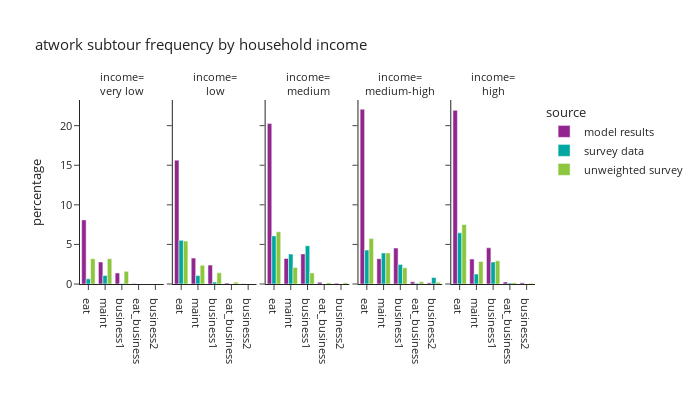

The notebook cell saved with this chart:
### Code cell
plot_atwork_subtour(work_tour,'hhincome_group',"household income","income")

### Figure 1 — Plotly figure (JSON) as saved in the notebook; plotly's stock layout.template omitted (floating-point values rounded to 4 significant figures)
{"data": [{"alignmentgroup": "True", "hovertemplate": "source=model results<br>hhincome_group=very low<br>atwork_subtour_frequency=%{x}<br>percentage=%{y}<extra></extra>", "legendgroup": "model results", "marker": {"color": "#91268F", "pattern": {"shape": ""}}, "name": "model results", "offsetgroup": "model results", "orientation": "v", "showlegend": true, "textposition": "auto", "type": "bar", "x": ["business1", "business2", "eat", "eat_business", "maint"], "xaxis": "x", "y": [1.388, 0.01088, 8.097, 0.05656, 2.778], "yaxis": "y"}, {"alignmentgroup": "True", "hovertemplate": "source=model results<br>hhincome_group=low<br>atwork_subtour_frequency=%{x}<br>percentage=%{y}<extra></extra>", "legendgroup": "model results", "marker": {"color": "#91268F", "pattern": {"shape": ""}}, "name": "model results", "offsetgroup": "model results", "orientation": "v", "showlegend": false, "textposition": "auto", "type": "bar", "x": ["business1", "business2", "eat", "eat_business", "maint"], "xaxis": "x2", "y": [2.385, 0.0472, 15.64, 0.1209, 3.27], "yaxis": "y2"}, {"alignmentgroup": "True", "hovertemplate": "source=model results<br>hhincome_group=medium<br>atwork_subtour_frequency=%{x}<br>percentage=%{y}<extra></extra>", "legendgroup": "model results", "marker": {"color": "#91268F", "pattern": {"shape": ""}}, "name": "model results", "offsetgroup": "model results", "orientation": "v", "showlegend": false, "textposition": "auto", "type": "bar", "x": ["business1", "business2", "eat", "eat_business", "maint"], "xaxis": "x3", "y": [3.802, 0.1079, 20.27, 0.226, 3.236], "yaxis": "y3"}, {"alignmentgroup": "True", "hovertemplate": "source=model results<br>hhincome_group=medium-high<br>atwork_subtour_frequency=%{x}<br>percentage=%{y}<extra></extra>", "legendgroup": "model results", "marker": {"color": "#91268F", "pattern": {"shape": ""}}, "name": "model results", "offsetgroup": "model results", "orientation": "v", "showlegend": false, "textposition": "auto", "type": "bar", "x": ["business1", "business2", "eat", "eat_business", "maint"], "xaxis": "x4", "y": [4.54, 0.1506, 22.08, 0.2686, 3.2], "yaxis": "y4"}, {"alignmentgroup": "True", "hovertemplate": "source=model results<br>hhincome_group=high<br>atwork_subtour_frequency=%{x}<br>percentage=%{y}<extra></extra>", "legendgroup": "model results", "marker": {"color": "#91268F", "pattern": {"shape": ""}}, "name": "model results", "offsetgroup": "model results", "orientation": "v", "showlegend": false, "textposition": "auto", "type": "bar", "x": ["business1", "business2", "eat", "eat_business", "maint"], "xaxis": "x5", "y": [4.574, 0.1462, 21.94, 0.2548, 3.147], "yaxis": "y5"}, {"alignmentgroup": "True", "hovertemplate": "source=survey data<br>hhincome_group=very low<br>atwork_subtour_frequency=%{x}<br>percentage=%{y}<extra></extra>", "legendgroup": "survey data", "marker": {"color": "#00A7A0", "pattern": {"shape": ""}}, "name": "survey data", "offsetgroup": "survey data", "orientation": "v", "showlegend": true, "textposition": "auto", "type": "bar", "x": ["business1", "business2", "eat", "eat_business", "maint"], "xaxis": "x", "y": [0.07621, 0.0, 0.6474, 0.0, 1.086], "yaxis": "y"}, {"alignmentgroup": "True", "hovertemplate": "source=survey data<br>hhincome_group=low<br>atwork_subtour_frequency=%{x}<br>percentage=%{y}<extra></extra>", "legendgroup": "survey data", "marker": {"color": "#00A7A0", "pattern": {"shape": ""}}, "name": "survey data", "offsetgroup": "survey data", "orientation": "v", "showlegend": false, "textposition": "auto", "type": "bar", "x": ["business1", "business2", "eat", "eat_business", "maint"], "xaxis": "x2", "y": [0.2436, 0.0, 5.52, 0.002304, 1.065], "yaxis": "y2"}, {"alignmentgroup": "True", "hovertemplate": "source=survey data<br>hhincome_group=medium<br>atwork_subtour_frequency=%{x}<br>percentage=%{y}<extra></extra>", "legendgroup": "survey data", "marker": {"color": "#00A7A0", "pattern": {"shape": ""}}, "name": "survey data", "offsetgroup": "survey data", "orientation": "v", "showlegend": false, "textposition": "auto", "type": "bar", "x": ["business1", "business2", "eat", "eat_business", "maint"], "xaxis": "x3", "y": [4.825, 0.006522, 6.074, 0.008952, 3.78], "yaxis": "y3"}, {"alignmentgroup": "True", "hovertemplate": "source=survey data<br>hhincome_group=medium-high<br>atwork_subtour_frequency=%{x}<br>percentage=%{y}<extra></extra>", "legendgroup": "survey data", "marker": {"color": "#00A7A0", "pattern": {"shape": ""}}, "name": "survey data", "offsetgroup": "survey data", "orientation": "v", "showlegend": false, "textposition": "auto", "type": "bar", "x": ["business1", "business2", "eat", "eat_business", "maint"], "xaxis": "x4", "y": [2.464, 0.8117, 4.287, 0.08014, 3.92], "yaxis": "y4"}, {"alignmentgroup": "True", "hovertemplate": "source=survey data<br>hhincome_group=high<br>atwork_subtour_frequency=%{x}<br>percentage=%{y}<extra></extra>", "legendgroup": "survey data", "marker": {"color": "#00A7A0", "pattern": {"shape": ""}}, "name": "survey data", "offsetgroup": "survey data", "orientation": "v", "showlegend": false, "textposition": "auto", "type": "bar", "x": ["business1", "business2", "eat", "eat_business", "maint"], "xaxis": "x5", "y": [2.786, 0.008737, 6.458, 0.1141, 1.25], "yaxis": "y5"}, {"alignmentgroup": "True", "hovertemplate": "source=unweighted survey<br>hhincome_group=very low<br>atwork_subtour_frequency=%{x}<br>percentage=%{y}<extra></extra>", "legendgroup": "unweighted survey", "marker": {"color": "#8CC63E", "pattern": {"shape": ""}}, "name": "unweighted survey", "offsetgroup": "unweighted survey", "orientation": "v", "showlegend": true, "textposition": "auto", "type": "bar", "x": ["business1", "business2", "eat", "eat_business", "maint"], "xaxis": "x", "y": [1.6, 0.0, 3.2, 0.0, 3.2], "yaxis": "y"}, {"alignmentgroup": "True", "hovertemplate": "source=unweighted survey<br>hhincome_group=low<br>atwork_subtour_frequency=%{x}<br>percentage=%{y}<extra></extra>", "legendgroup": "unweighted survey", "marker": {"color": "#8CC63E", "pattern": {"shape": ""}}, "name": "unweighted survey", "offsetgroup": "unweighted survey", "orientation": "v", "showlegend": false, "textposition": "auto", "type": "bar", "x": ["business1", "business2", "eat", "eat_business", "maint"], "xaxis": "x2", "y": [1.415, 0.0, 5.425, 0.2358, 2.358], "yaxis": "y2"}, {"alignmentgroup": "True", "hovertemplate": "source=unweighted survey<br>hhincome_group=medium<br>atwork_subtour_frequency=%{x}<br>percentage=%{y}<extra></extra>", "legendgroup": "unweighted survey", "marker": {"color": "#8CC63E", "pattern": {"shape": ""}}, "name": "unweighted survey", "offsetgroup": "unweighted survey", "orientation": "v", "showlegend": false, "textposition": "auto", "type": "bar", "x": ["business1", "business2", "eat", "eat_business", "maint"], "xaxis": "x3", "y": [1.389, 0.1736, 6.597, 0.1736, 2.083], "yaxis": "y3"}, {"alignmentgroup": "True", "hovertemplate": "source=unweighted survey<br>hhincome_group=medium-high<br>atwork_subtour_frequency=%{x}<br>percentage=%{y}<extra></extra>", "legendgroup": "unweighted survey", "marker": {"color": "#8CC63E", "pattern": {"shape": ""}}, "name": "unweighted survey", "offsetgroup": "unweighted survey", "orientation": "v", "showlegend": false, "textposition": "auto", "type": "bar", "x": ["business1", "business2", "eat", "eat_business", "maint"], "xaxis": "x4", "y": [2.05, 0.2343, 5.741, 0.2929, 3.925], "yaxis": "y4"}, {"alignmentgroup": "True", "hovertemplate": "source=unweighted survey<br>hhincome_group=high<br>atwork_subtour_frequency=%{x}<br>percentage=%{y}<extra></extra>", "legendgroup": "unweighted survey", "marker": {"color": "#8CC63E", "pattern": {"shape": ""}}, "name": "unweighted survey", "offsetgroup": "unweighted survey", "orientation": "v", "showlegend": false, "textposition": "auto", "type": "bar", "x": ["business1", "business2", "eat", "eat_business", "maint"], "xaxis": "x5", "y": [2.936, 0.08636, 7.513, 0.1727, 2.85], "yaxis": "y5"}], "layout": {"annotations": [{"font": {}, "showarrow": false, "text": "income=<br>very low", "x": 0.092, "xanchor": "center", "xref": "paper", "y": 1.0, "yanchor": "bottom", "yref": "paper"}, {"font": {}, "showarrow": false, "text": "income=<br>low", "x": 0.296, "xanchor": "center", "xref": "paper", "y": 1.0, "yanchor": "bottom", "yref": "paper"}, {"font": {}, "showarrow": false, "text": "income=<br>medium", "x": 0.5, "xanchor": "center", "xref": "paper", "y": 1.0, "yanchor": "bottom", "yref": "paper"}, {"font": {}, "showarrow": false, "text": "income=<br>medium-high", "x": 0.704, "xanchor": "center", "xref": "paper", "y": 1.0, "yanchor": "bottom", "yref": "paper"}, {"font": {}, "showarrow": false, "text": "income=<br>high", "x": 0.908, "xanchor": "center", "xref": "paper", "y": 1.0, "yanchor": "bottom", "yref": "paper"}], "barmode": "group", "height": 400, "legend": {"title": {"text": "source"}, "tracegroupgap": 0}, "title": {"text": "atwork subtour frequency by household income"}, "width": 700, "xaxis": {"anchor": "y", "categoryarray": ["eat", "maint", "business1", "eat_business", "business2"], "categoryorder": "array", "domain": [0.0, 0.184], "title": {"text": ""}}, "xaxis2": {"anchor": "y2", "categoryarray": ["eat", "maint", "business1", "eat_business", "business2"], "categoryorder": "array", "domain": [0.204, 0.388], "matches": "x", "title": {"text": ""}}, "xaxis3": {"anchor": "y3", "categoryarray": ["eat", "maint", "business1", "eat_business", "business2"], "categoryorder": "array", "domain": [0.408, 0.592], "matches": "x", "title": {"text": ""}}, "xaxis4": {"anchor": "y4", "categoryarray": ["eat", "maint", "business1", "eat_business", "business2"], "categoryorder": "array", "domain": [0.612, 0.796], "matches": "x", "title": {"text": ""}}, "xaxis5": {"anchor": "y5", "categoryarray": ["eat", "maint", "business1", "eat_business", "business2"], "categoryorder": "array", "domain": [0.816, 1.0], "matches": "x", "title": {"text": ""}}, "yaxis": {"anchor": "x", "domain": [0.0, 1.0], "title": {"text": "percentage"}}, "yaxis2": {"anchor": "x2", "domain": [0.0, 1.0], "matches": "y", "showticklabels": false}, "yaxis3": {"anchor": "x3", "domain": [0.0, 1.0], "matches": "y", "showticklabels": false}, "yaxis4": {"anchor": "x4", "domain": [0.0, 1.0], "matches": "y", "showticklabels": false}, "yaxis5": {"anchor": "x5", "domain": [0.0, 1.0], "matches": "y", "showticklabels": false}}}
